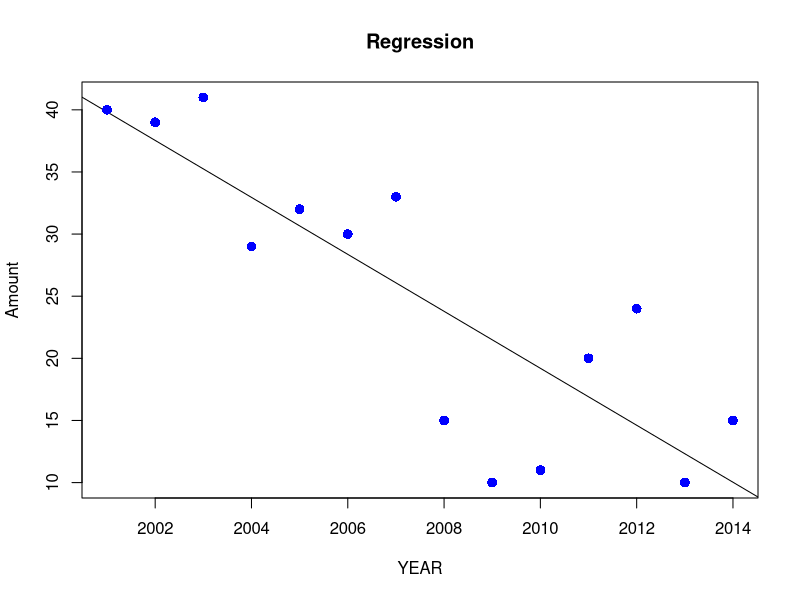

This chart was generated by the following R code:
#Q2) Draw the Linear regression curve for the above table between Year and Amount.

year = c(2001,2002,2003,2004,2005,2006,2007,2008,2009,2010,2011,2012,2013,2014)
amount = c(40,39,41,29,32,30,33,15,10,11,20,24,10,15)

png(file="Regression.png")
plot(year,amount, col="blue", main = "Regression", abline(lm(amount~year)), 
     cex=1.3, pch=16, xlab = "YEAR", ylab= "Amount")
dev.off()